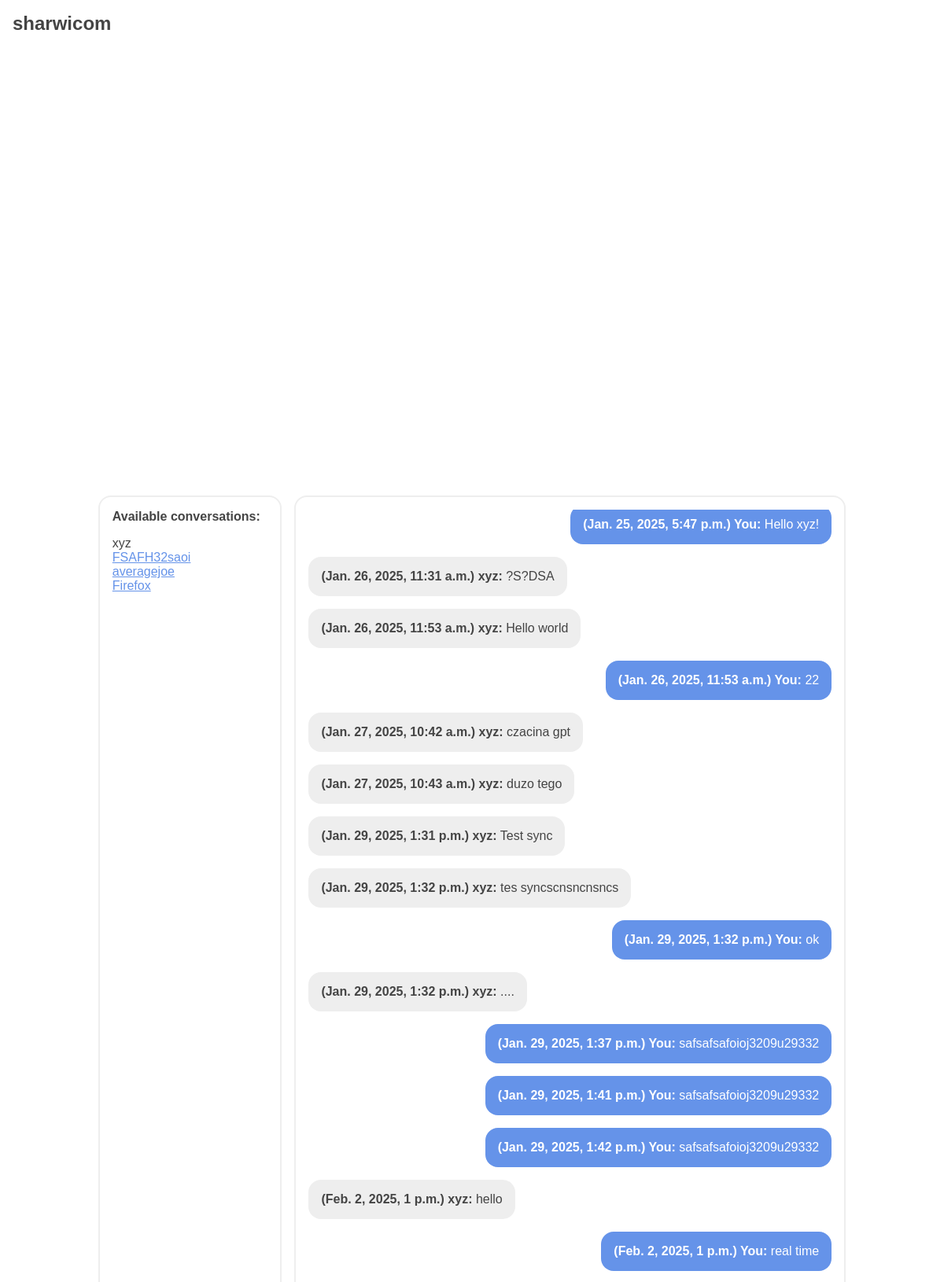
Page /conversation/xyz (signed in, upper part) on the committed database.
### mainapp/models.py (models this page shows)
class Conversation(models.Model):
    person1 = models.ForeignKey(User, related_name="conversations_as_person1", on_delete=models.CASCADE)
    person2 = models.ForeignKey(User, related_name="conversations_as_person2", on_delete=models.CASCADE)

class Message(models.Model):
    content = models.TextField()
    author = models.ForeignKey(User, on_delete=models.CASCADE)
    date = models.DateTimeField(auto_now_add=True)
    conversation = models.ForeignKey(Conversation, on_delete=models.CASCADE)

### mainapp/views.py (the view, shortened to what this page needs)
# urls.py: path('conversation/<str:recipient_name>', views.conversation, name='conversation'),
@login_required
def conversation(request, recipient_name):
    template = loader.get_template('mainapp/conversation.html')
    try: user = User.objects.get(username=recipient_name)
    except: return HttpResponse(template.render({'success': False, 'message': "A user specified in the URL does not exist!"}, request))
    try: conversation = Conversation.objects.get((Q(person1=request.user) & Q(person2=user)) | (Q(person1=user) & Q(person2=request.user)))
    except: return HttpResponse(template.render({'success': False, 'message': "Didn't find a conversation with that user!"}, request))
    messages = Message.objects.filter(conversation=conversation)
    user_conversations = get_non_empty_conversations(request.user)
    context = {
        'success': True,
        'messages': messages,
        'recipient_name': recipient_name,
        'convs': user_conversations
    }
    return HttpResponse(template.render(context, request))

### mainapp/views.py (called while the page is built)
def get_non_empty_conversations(user):
    conversations = Conversation.objects.filter(Q(person1=user) | Q(person2=user))
    non_empty_conversations = []
    for conversation in conversations:
        message = Message.objects.filter(conversation=conversation).first()
        if message: # if no mesage was found
           non_empty_conversations.append(conversation)
    return non_empty_conversations

### mainapp/templates/mainapp/conversation.html (shortened to what this page needs)
{% extends "mainapp/home-base.html" %}
{% load static %}
{% block body %}
{% if success %}
<div class="conversations-wrapper">
    <div class="available-conversations hidable">
    <div class="title">
        Available conversations:
    </div>
    {% for conv in convs %}
        <div class="available-conversation">
        {% if conv.person1 == request.user %}
            {% if conv.person2.username == recipient_name %}
                {{ conv.person2.username }}
            {% else %}
                <a href="{% url 'conversation' conv.person2.username %}">{{ conv.person2.username }}</a>
            {% endif %}
        {% else %}
            {% if conv.person1.username == recipient_name %}
                {{ conv.person1.username }}
            {% else %}
                <a href="{% url 'conversation' conv.person1.username %}">{{ conv.person1.username }}</a>
            {% endif %}
        {% endif %}
        </div>
    {% endfor %}
    </div>
    <div class="active-conversation">
        <div class="conversation" data-user="{{ request.user.username }}" data-recipient="{{ recipient_name }}">
            {% for msg in messages %}
                {% if msg.author == request.user %}
                    <div class="you"><div class="message"><b>({{ msg.date }}) You:</b> {{ msg.content }}</div></div>
                {% else %}
                    <div class="recipient"><div class="message"><b>({{ msg.date }}) {{ recipient_name }}:</b> {{ msg.content }}</div></div>
                {% endif %}
            {% endfor %}
        </div>
    </div>
</div>
{% else %}
{{ message }}
{% endif %}
{% endblock %}

### mainapp/static/mainapp/css/main.css (style rules this page uses)
html, body { margin: 0; height: 100%; }
.sharwicom-wrapper * { box-sizing: border-box; font-family: "Gill Sans", "Gill Sans MT", Calibri, "Trebuchet MS", sans-serif !important; }
.sharwicom-wrapper a { color: #6593e9; }
.sharwicom-wrapper .home-wrapper .body .conversations-wrapper { height: 100%; overflow: hidden; display: flex; flex-direction: column; gap: 1rem; justify-content: center; align-items: center; }
.sharwicom-wrapper .home-wrapper .body .conversations-wrapper .hidable { display: none; }
.sharwicom-wrapper .home-wrapper .body .conversations-wrapper .available-conversations, .sharwicom-wrapper .home-wrapper .body .conversations-wrapper .active-conversation, .sharwicom-wrapper .home-wrapper .body .conversations-wrapper .search-conversations { border: solid #eeeeee 2px; border-radius: 1rem; padding: 1rem; height: 80%; }
.sharwicom-wrapper .home-wrapper .body .conversations-wrapper .available-conversations { width: 100%; }
.sharwicom-wrapper .home-wrapper .body .conversations-wrapper .title { font-weight: 900; margin-bottom: 1rem; }
.sharwicom-wrapper .home-wrapper .body .conversations-wrapper .active-conversation { display: flex; flex-direction: column; width: 100%; flex-grow: 1; }
.sharwicom-wrapper .home-wrapper .body .conversations-wrapper .active-conversation .conversation { flex-grow: 1; overflow-y: auto; display: flex; flex-direction: column; min-height: 0; max-height: 100%; gap: 1rem; }
.sharwicom-wrapper .home-wrapper .body .conversations-wrapper .active-conversation .conversation .you, .sharwicom-wrapper .home-wrapper .body .conversations-wrapper .active-conversation .conversation .recipient { width: 80%; }
.sharwicom-wrapper .home-wrapper .body .conversations-wrapper .active-conversation .conversation .you .message, .sharwicom-wrapper .home-wrapper .body .conversations-wrapper .active-conversation .conversation .recipient .message { width: fit-content; background-color: #eeeeee; padding: 1rem; border-radius: 1rem; word-break: break-all; }
.sharwicom-wrapper .home-wrapper .body .conversations-wrapper .active-conversation .conversation .you { margin-left: auto; }
.sharwicom-wrapper .home-wrapper .body .conversations-wrapper .active-conversation .conversation .you .message { margin-left: auto; background-color: #6593e9; color: #ffffff; }
.sharwicom-wrapper .home-wrapper .body .conversations-wrapper .active-conversation .conversation .recipient .message { background-color: #eeeeee; }
@media only screen and (min-width: 768px) { .sharwicom-wrapper .home-wrapper .body .conversations-wrapper { flex-direction: row; } }
@media only screen and (min-width: 768px) { .sharwicom-wrapper .home-wrapper .body .conversations-wrapper .active-conversation { width: 60%; flex-grow: unset; } }
@media only screen and (min-width: 768px) { .sharwicom-wrapper .home-wrapper .body .conversations-wrapper .available-conversations { display: block; width: 20%; } }

### rows in the picture
Conversation: person2.username "xyz"
Conversation: person2.username "FSAFH32saoi"
Conversation: person2.username "averagejoe"
Conversation: person2.username "Firefox"
Message: date "Jan. 25, 2025, 5:47 p.m.", content "Hello xyz!"
Message: date "Jan. 26, 2025, 11:31 a.m.", recipient_name "xyz", content "?S?DSA"
Message: date "Jan. 26, 2025, 11:53 a.m.", recipient_name "xyz", content "Hello world"
Message: date "Jan. 26, 2025, 11:53 a.m.", content "22"
Message: date "Jan. 27, 2025, 10:42 a.m.", recipient_name "xyz", content "czacina gpt"
Message: date "Jan. 27, 2025, 10:43 a.m.", recipient_name "xyz", content "duzo tego"
Message: date "Jan. 29, 2025, 1:31 p.m.", recipient_name "xyz", content "Test sync"
Message: date "Jan. 29, 2025, 1:32 p.m.", recipient_name "xyz", content "tes syncscnsncnsncs"
Message: date "Jan. 29, 2025, 1:32 p.m.", content "ok"
Message: date "Jan. 29, 2025, 1:32 p.m.", recipient_name "xyz", content "...."
Message: date "Jan. 29, 2025, 1:37 p.m.", content "safsafsafoioj3209u29332"
Message: date "Jan. 29, 2025, 1:41 p.m.", content "safsafsafoioj3209u29332"
Message: date "Jan. 29, 2025, 1:42 p.m.", content "safsafsafoioj3209u29332"
Message: date "Feb. 2, 2025, 1 p.m.", recipient_name "xyz", content "hello"
Message: date "Feb. 2, 2025, 1 p.m.", content "real time"
